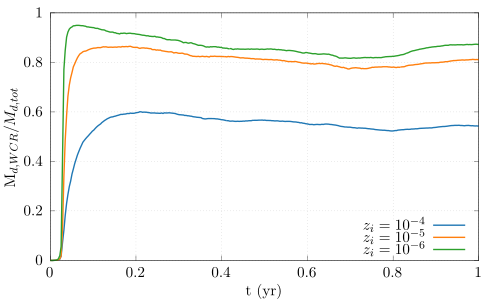

This figure's gnuplot source:
load "../turbo.pal"
set terminal cairolatex standalone size 5in,3in
set output 'wcrratio.tex'
sectoyr=3.1688765e-08
gtomsol=5.0291442e-34
set datafile separator ','
# set multiplot layout 3,1
set xrange [0:1]
set ytics 0.2
set grid mx my x y

set key bottom right 

set ylabel "M_{d,WCR}/M_{d,tot}"
set xlabel "t (yr)"

plot "wr98a_Z1E-4_A1E-2.hst" u ($1*sectoyr):($27/$28) t "$z_i=10^{-4}$" w l ls 1,\
"wr98a_Z1E-5_A1E-2.hst" u ($1*sectoyr):($27/$28) t "$z_i=10^{-5}$" w l ls 2,\
"wr98a_Z1E-6_A1E-2.hst" u ($1*sectoyr):($27/$28) t "$z_i=10^{-6}$" w l ls 3
